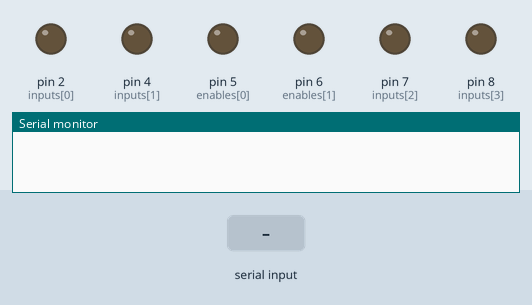
This sketch was run on a simulated Arduino Uno, built with avr-gcc and run on an emulated ATmega328P. On the bench: output pins drawn as LEDs (lit = HIGH), the last lines printed to the serial monitor. The test bench sets the inputs (shaded band).

Above: at 1.2 s.
1.3 s: "W" received over Serial
At 2.5 s:
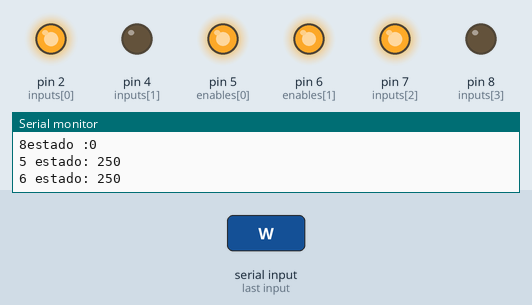
2.8 s: "S" received over Serial
At 3.7 s:
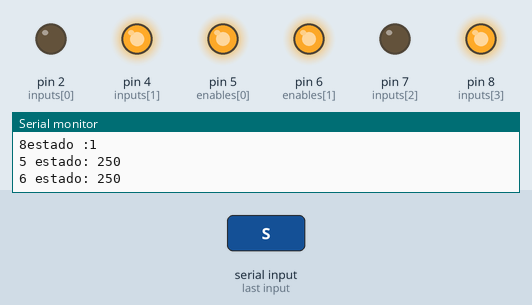
4.3 s: "A" received over Serial
At 4.9 s:
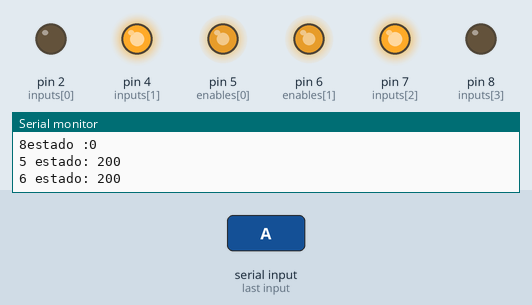
5.8 s: "D" received over Serial
At 7.2 s:
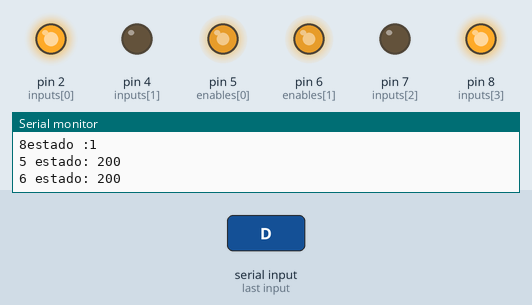
Timing chart, 0 to 8.3 s (numbered marks = the images above; inputs shaded):
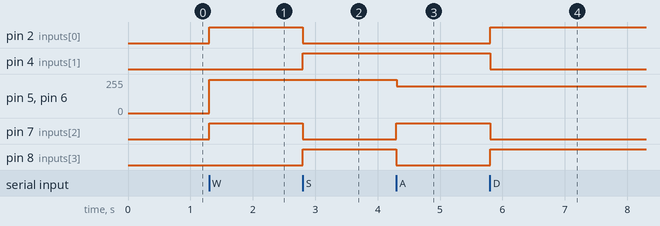

The sketch:

Controll_Car_Voz.ino
```cpp
#include <SoftwareSerial.h>

//SoftwareSerial bt(10, 11);

int inputs[4] = {2, 4, 7, 8};
int mestados[5][4]={{1,0,1,0},{0,1,0,1},{0,0,0,0},{0,1,1,0},{1,0,0,1}}; /*"avanzar,Retroceder,Detener,Izq,Der----Primera tabla*/
int enables[2] = {5, 6};
int velocidades[5][2]={{250,250},{250,250},{0,0},{200,200},{200,200}};/*Velocidades------Segunda tabla*/

void setup() {
  // put your setup code here, to run once:
  Serial.begin(9600);
  // Serial.setTimeout(100);
  //bt.begin(9600);
  //bt.setTimeout(10);
  for(int i = 0; i<4; i++){
    pinMode(inputs[i], OUTPUT);
  }
}

void loop() {
  // put your main code here, to run repeatedly:
  if(Serial.available()>0){
    byte number = (byte)Serial.read();
    Serial.println(number);

    if(number == 87){
      int estado = 0;
      for(int i = 0; i<4; i++){
        digitalWrite(inputs[i], mestados[estado][i]);
        Serial.println(String(inputs[i])+"estado :"+String(mestados[estado][i]));
      }

      for(int i = 0; i<2; i++){
        analogWrite(enables[i], velocidades[estado][i]);
        Serial.println(String(enables[i])+" estado: "+ String(velocidades[estado][i]));
      }
    }

    if(number == 83){
      int estado = 1;
      for(int i = 0; i<4; i++){
        digitalWrite(inputs[i], mestados[estado][i]);
        Serial.println(String(inputs[i])+"estado :"+String(mestados[estado][i]));
      }

      for(int i = 0; i<2; i++){
        analogWrite(enables[i], velocidades[estado][i]);
        Serial.println(String(enables[i])+" estado: "+ String(velocidades[estado][i]));
      }
    }

    if(number == 88){
      int estado = 2;
      for(int i = 0; i<4; i++){
        digitalWrite(inputs[i], mestados[estado][i]);
        Serial.println(String(inputs[i])+"estado :"+String(mestados[estado][i]));
      }

      for(int i = 0; i<2; i++){
        analogWrite(enables[i], velocidades[estado][i]);
        Serial.println(String(enables[i])+" estado: "+ String(velocidades[estado][i]));
      }
    }

    if(number == 65){
      int estado = 3;
      for(int i = 0; i<4; i++){
        digitalWrite(inputs[i], mestados[estado][i]);
        Serial.println(String(inputs[i])+"estado :"+String(mestados[estado][i]));
      }

      for(int i = 0; i<2; i++){
        analogWrite(enables[i], velocidades[estado][i]);
        Serial.println(String(enables[i])+" estado: "+ String(velocidades[estado][i]));
      }
    }

    if(number == 68){
      int estado = 4;
      for(int i = 0; i<4; i++){
        digitalWrite(inputs[i], mestados[estado][i]);
        Serial.println(String(inputs[i])+"estado :"+String(mestados[estado][i]));
      }

      for(int i = 0; i<2; i++){
        analogWrite(enables[i], velocidades[estado][i]);
        Serial.println(String(enables[i])+" estado: "+ String(velocidades[estado][i]));
      }
    }
  }
}
```

Measured:
- after the input at 1.3 s, pin 2 (inputs[0]), pin 7 (inputs[2]): LOW → HIGH at once; pin 5 (enables[0]), pin 6 (enables[1]): 0/255 → 250/255 at once
- after the input at 2.8 s, pin 2 (inputs[0]), pin 7 (inputs[2]): HIGH → LOW at once; pin 4 (inputs[1]), pin 8 (inputs[3]): LOW → HIGH at once
- after the input at 4.3 s, pin 5 (enables[0]), pin 6 (enables[1]): 250/255 → 200/255 at once; pin 7 (inputs[2]): LOW → HIGH at once; pin 8 (inputs[3]): HIGH → LOW at once
- after the input at 5.8 s, pin 2 (inputs[0]), pin 8 (inputs[3]): LOW → HIGH at once; pin 4 (inputs[1]), pin 7 (inputs[2]): HIGH → LOW at once
